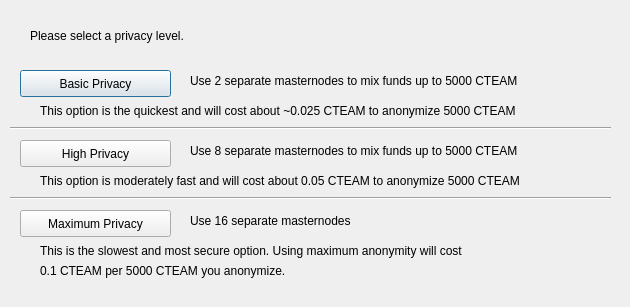
<?xml version="1.0" encoding="UTF-8"?>
<ui version="4.0">
 <class>ObfuscationConfig</class>
 <widget class="QDialog" name="ObfuscationConfig">
  <property name="geometry">
   <rect>
    <x>0</x>
    <y>0</y>
    <width>630</width>
    <height>307</height>
   </rect>
  </property>
  <property name="windowTitle">
   <string>Configure Obfuscation</string>
  </property>
  <widget class="QPushButton" name="buttonBasic">
   <property name="geometry">
    <rect>
     <x>20</x>
     <y>70</y>
     <width>151</width>
     <height>27</height>
    </rect>
   </property>
   <property name="text">
    <string>Basic Privacy</string>
   </property>
  </widget>
  <widget class="QPushButton" name="buttonHigh">
   <property name="geometry">
    <rect>
     <x>20</x>
     <y>140</y>
     <width>151</width>
     <height>27</height>
    </rect>
   </property>
   <property name="text">
    <string>High Privacy</string>
   </property>
  </widget>
  <widget class="QPushButton" name="buttonMax">
   <property name="geometry">
    <rect>
     <x>20</x>
     <y>210</y>
     <width>151</width>
     <height>27</height>
    </rect>
   </property>
   <property name="text">
    <string>Maximum Privacy</string>
   </property>
  </widget>
  <widget class="QLabel" name="label">
   <property name="geometry">
    <rect>
     <x>30</x>
     <y>20</y>
     <width>571</width>
     <height>31</height>
    </rect>
   </property>
   <property name="text">
    <string>Please select a privacy level.</string>
   </property>
  </widget>
  <widget class="QLabel" name="label_2">
   <property name="geometry">
    <rect>
     <x>190</x>
     <y>70</y>
     <width>421</width>
     <height>21</height>
    </rect>
   </property>
   <property name="text">
    <string>Use 2 separate masternodes to mix funds up to 5000 CTEAM</string>
   </property>
  </widget>
  <widget class="QLabel" name="label_3">
   <property name="geometry">
    <rect>
     <x>190</x>
     <y>140</y>
     <width>411</width>
     <height>21</height>
    </rect>
   </property>
   <property name="text">
    <string>Use 8 separate masternodes to mix funds up to 5000 CTEAM</string>
   </property>
  </widget>
  <widget class="QLabel" name="label_4">
   <property name="geometry">
    <rect>
     <x>190</x>
     <y>210</y>
     <width>421</width>
     <height>21</height>
    </rect>
   </property>
   <property name="text">
    <string>Use 16 separate masternodes</string>
   </property>
  </widget>
  <widget class="QLabel" name="label_6">
   <property name="geometry">
    <rect>
     <x>40</x>
     <y>100</y>
     <width>561</width>
     <height>21</height>
    </rect>
   </property>
   <property name="text">
    <string>This option is the quickest and will cost about ~0.025 CTEAM to anonymize 5000 CTEAM</string>
   </property>
  </widget>
  <widget class="QLabel" name="label_7">
   <property name="geometry">
    <rect>
     <x>40</x>
     <y>170</y>
     <width>561</width>
     <height>21</height>
    </rect>
   </property>
   <property name="text">
    <string>This option is moderately fast and will cost about 0.05 CTEAM to anonymize 5000 CTEAM</string>
   </property>
  </widget>
  <widget class="QLabel" name="label_8">
   <property name="geometry">
    <rect>
     <x>40</x>
     <y>240</y>
     <width>561</width>
     <height>21</height>
    </rect>
   </property>
   <property name="text">
    <string>This is the slowest and most secure option. Using maximum anonymity will cost</string>
   </property>
  </widget>
  <widget class="QLabel" name="label_9">
   <property name="geometry">
    <rect>
     <x>40</x>
     <y>260</y>
     <width>561</width>
     <height>21</height>
    </rect>
   </property>
   <property name="text">
    <string>0.1 CTEAM per 5000 CTEAM you anonymize.</string>
   </property>
  </widget>
  <widget class="Line" name="line">
   <property name="geometry">
    <rect>
     <x>10</x>
     <y>120</y>
     <width>601</width>
     <height>16</height>
    </rect>
   </property>
   <property name="orientation">
    <enum>Qt::Horizontal</enum>
   </property>
  </widget>
  <widget class="Line" name="line_2">
   <property name="geometry">
    <rect>
     <x>10</x>
     <y>190</y>
     <width>601</width>
     <height>16</height>
    </rect>
   </property>
   <property name="orientation">
    <enum>Qt::Horizontal</enum>
   </property>
  </widget>
 </widget>
 <resources/>
 <connections/>
</ui>
